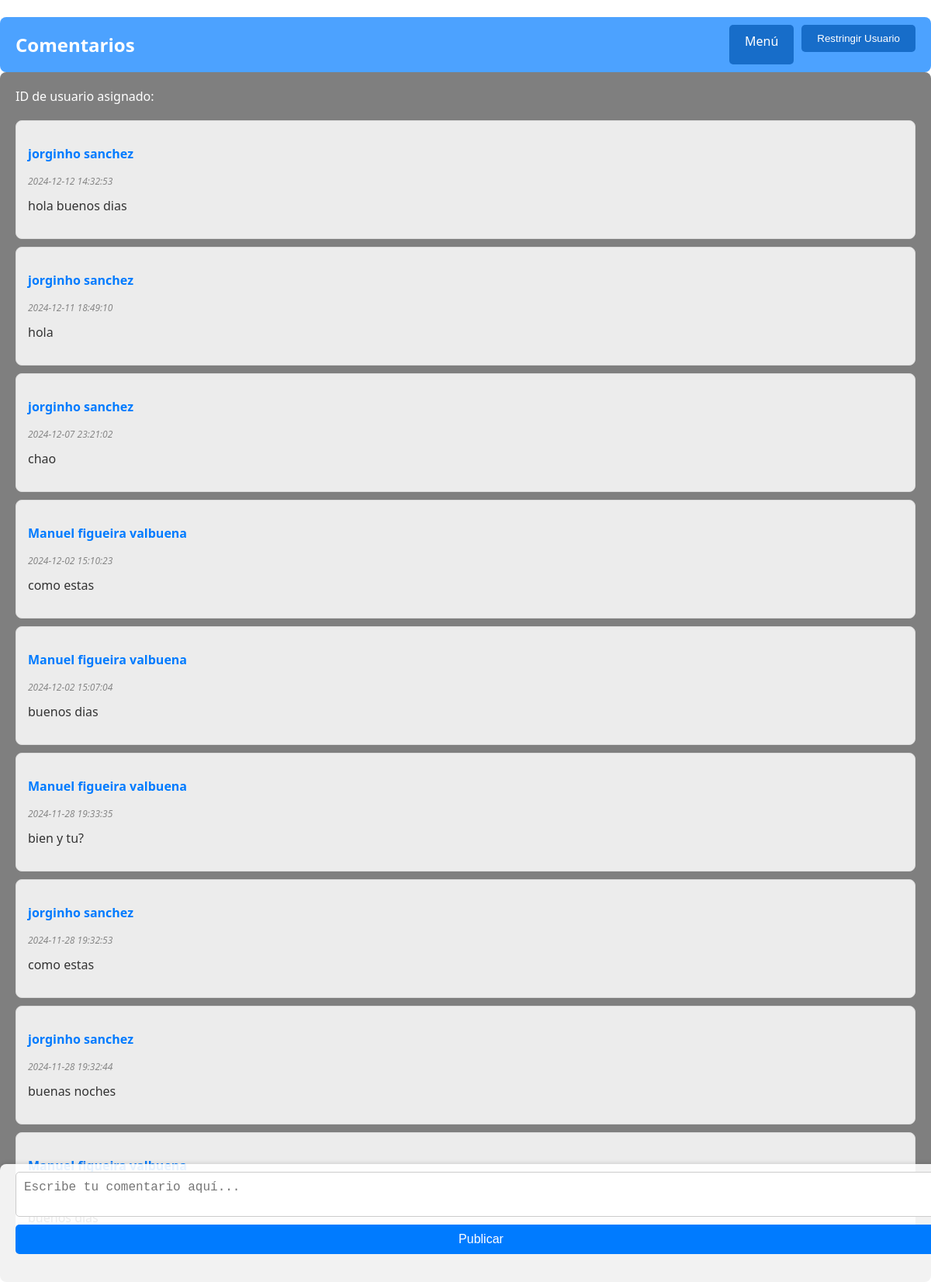
Screenshot of /comentar_sql.php with the database file from the repository.
### tables this page shows
CREATE TABLE IF NOT EXISTS `comentarios` (
  `id` int NOT NULL AUTO_INCREMENT,
  `nombre` varchar(30) NOT NULL,
  `comentario` varchar(255) NOT NULL,
  `fecha` timestamp NOT NULL DEFAULT CURRENT_TIMESTAMP ON UPDATE CURRENT_TIMESTAMP,
  PRIMARY KEY (`id`)
);

### comentar_sql.php (called while the page is built, shortened)
<?php
include('form.php');
exit;
?>

### form.php (the view, shortened to what this page needs)
<!DOCTYPE html>
<html lang="en">
<head>
</head>
<body>
    <div class="header">
        <h2>Comentarios</h2>
        <div class="header-buttons">
            <a href="menu.php">Menú</a>
            <form action="seleccion.php" method="post" style="display:inline-block;">
                <button type="submit" name="restrict" value="1">Restringir Usuario</button>
            </form>
        </div>
    </div>
    <div class="container">
        <?php
        echo "ID de usuario asignado: " . $_SESSION['user_id'];
        $conexion_login = mysqli_connect("localhost", "root", "", "datos_login") or die("Error al conectarse a la base de datos.");
        $id = $_SESSION['user_id'];
        $result = mysqli_query($conexion_login, "SELECT * FROM registro WHERE id='$id'");
        $datos = mysqli_fetch_array($result);
        echo "<div id='comments' class='comment-container'>";
        $conn = mysqli_connect("localhost", "root", "", "bandeja_comentarios") or die("Error al conectarse a la base de datos.");
        $resultado = mysqli_query($conn, 'SELECT * FROM comentarios ORDER BY fecha DESC');
        while ($reg = mysqli_fetch_array($resultado)) {
            echo "<div>";
            echo "<p class='comment-name'>" . htmlspecialchars($reg['nombre']) . "</p>";
            echo "<p class='comment-date'><em>" . htmlspecialchars($reg['fecha']) . "</em></p>";
            echo "<p class='comment-text'>" . htmlspecialchars($reg['comentario']) . "</p>";
            echo "</div>";
        }
        echo "</div>";
        if ($datos['restringido'] == 1) {
            echo '<div class="alert">';
            echo '<h2>Acceso Restringido</h2>';
            echo '<p>Usted ha sido restringido para que no pueda hacer comentarios.</p>';
            echo '<a href="menu.php">Menú</a>';
            echo '</div>';
        } else {
            echo "<div id='comment-form-container'>";
            echo "<form id='comment-form' action='comentar_sql.php' method='post'>";
            echo "<textarea name='coment' placeholder='Escribe tu comentario aquí...' required></textarea>";
            echo "<input type='submit' value='Publicar'>";
            echo "</form>";
            echo "</div>";
        }
        ?>
    </div>
</body>
</html>

### form.php (style rules this page uses)
body { font-family: 'Segoe UI', Tahoma, Geneva, Verdana, sans-serif; background: url('./imagenes/usm_fondo.png') no-repeat center center fixed; background-size: cover; margin: 0; padding: 0; display: flex; flex-direction: column; height: 100vh; color: white; }
.container { flex: 1; overflow-y: auto; padding: 20px; background: rgba(0, 0, 0, 0.5); border-radius: 8px; }
.header { display: flex; justify-content: space-between; align-items: center; padding: 10px 20px; background-color: rgba(0, 123, 255, 0.7); color: white; border-radius: 8px; }
.header h2 { margin: 0; }
.header-buttons { display: flex; gap: 10px; }
.header-buttons a, .header-buttons form button { background-color: rgba(0, 86, 179, 0.7); color: white; padding: 10px 20px; text-decoration: none; border-radius: 5px; border: none; cursor: pointer; transition: background-color 0.3s ease; }
.comment-container { margin: 20px 0; }
#comment-form-container { position: fixed; bottom: 0; left: 0; width: 100%; background: rgba(255, 255, 255, 0.9); padding: 10px 20px; box-shadow: 0 -2px 4px rgba(0, 0, 0, 0.1); border-radius: 8px 8px 0 0; }
#comment-form { display: flex; flex-direction: column; }
#comment-form textarea, #comment-form input[type="submit"] { padding: 10px; border: 1px solid #ccc; border-radius: 5px; margin-bottom: 10px; font-size: 16px; width: 100%; box-sizing: border-box; }
#comment-form input[type="submit"] { background-color: #007BFF; color: white; border: none; cursor: pointer; }
#comments { margin-top: 20px; }
#comments div { background: rgba(249, 249, 249, 0.9); padding: 15px; border-radius: 8px; margin-bottom: 10px; border: 1px solid #ddd; }
#comments .comment-name { font-weight: bold; color: #007BFF; }
#comments .comment-date { color: #888; font-size: 12px; }
#comments .comment-text { color: #333; margin-top: 10px; }

### rows the page displays
comentarios: nombre "jorginho sanchez", fecha "2024-12-12 14:32:53", comentario "hola buenos dias"
comentarios: nombre "jorginho sanchez", fecha "2024-12-11 18:49:10", comentario "hola"
comentarios: nombre "jorginho sanchez", fecha "2024-12-07 23:21:02", comentario "chao"
comentarios: nombre "Manuel figueira valbuena", fecha "2024-12-02 15:10:23", comentario "como estas"
comentarios: nombre "Manuel figueira valbuena", fecha "2024-12-02 15:07:04", comentario "buenos dias"
comentarios: nombre "Manuel figueira valbuena", fecha "2024-11-28 19:33:35", comentario "bien y tu?"
comentarios: nombre "jorginho sanchez", fecha "2024-11-28 19:32:53", comentario "como estas"
comentarios: nombre "jorginho sanchez", fecha "2024-11-28 19:32:44", comentario "buenas noches"
